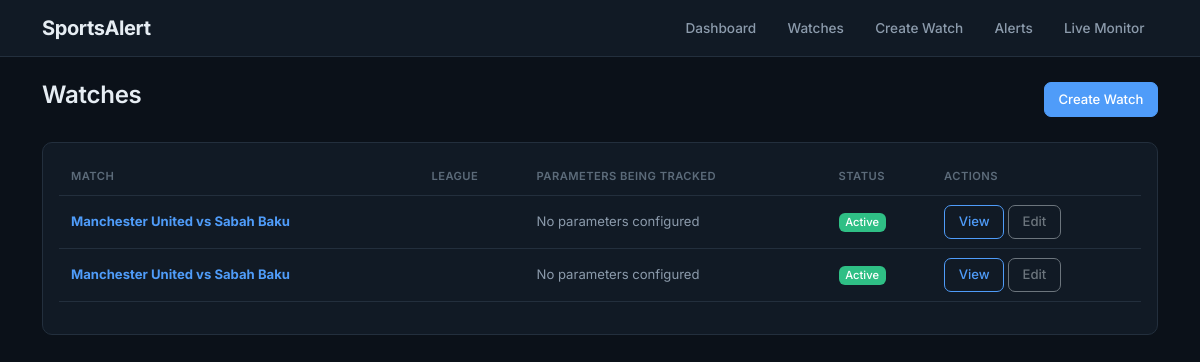
/watches/, run on the app's committed database.
### monitoring/models.py (models this page shows, shortened)
class Watch(models.Model):
    SPORT_CHOICES = (
        ('basketball', 'Basketball'),
        ('football', 'Football'),
    )
    sport = models.CharField(
        max_length=20,
        choices=SPORT_CHOICES
    )
    match_id = models.CharField(
        max_length=100
    )
    home_team = models.CharField(
        max_length=100,
        blank=True
    )
    away_team = models.CharField(
        max_length=100,
        blank=True
    )
    league = models.CharField(
        max_length=100,
        blank=True
    )
    active = models.BooleanField(
        default=True
    )
    monitoring_start = models.DateTimeField(
        null=True,
        blank=True,
        help_text="Time monitoring should begin"
    )
    monitoring_started = models.BooleanField(
        default=False
    )
    monitoring_finished = models.BooleanField(
        default=False
    )
    game_status = models.CharField(
        max_length=20,
        blank=True,
        default=""
    )
    elapsed_minutes = models.PositiveIntegerField(
        null=True,
        blank=True
    )
    last_polled = models.DateTimeField(
        null=True,
        blank=True
    )
    total_game_minutes = models.IntegerField(
        default=40
    )
    created_at = models.DateTimeField(
        auto_now_add=True
    )

### monitoring/views.py (the view)
class WatchListView(ListView):
    model = Watch
    template_name = "monitoring/watch_list.html"
    context_object_name = "watches"
    ordering = ["-created_at"]

### monitoring/templates/monitoring/watch_list.html (shortened to what this page needs)
{% extends "monitoring/base.html" %}
{% block content %}
<div class="d-flex justify-content-between align-items-center mb-4">
    <h1>Watches</h1>
    <a href="{% url 'watch-create' %}"
       class="btn btn-primary">
        Create Watch
    </a>
</div>
<div class="card shadow-sm">
    <div class="card-body">
        {% if watches %}
            <table class="table table-hover align-middle">
                <thead>
                    <tr>
                        <th>Match</th>
                        <th>League</th>
                        <th>Parameters Being Tracked</th>
                        <th>Status</th>
                        <th>Actions</th>
                    </tr>
                </thead>
                <tbody>
                    {% for watch in watches %}
                    <tr>
                        <td>
                            <a href="{% url 'watch-detail' watch.pk %}">
                                <strong>
                                    {{ watch.home_team }}
                                    vs
                                    {{ watch.away_team }}
                                </strong>
                            </a>
                        </td>
                        <td>
                        </td>
                        <td>
                            {% for parameter in watch.parameters.all %}
                                <div class="mb-2">
                                    <span class="badge bg-primary">
                                        {{ parameter.get_parameter_display }}
                                    </span>
                                    <small class="text-muted">
                                        Baseline:
                                        {{ parameter.baseline }}
                                        |
                                        Threshold:
                                        {{ parameter.threshold }}
                                    </small>
                                </div>
                            {% empty %}
                                <span class="text-muted">
                                    No parameters configured
                                </span>
                            {% endfor %}
                        </td>
                        <td>
                            {% if watch.active %}
                                <span class="badge bg-success">
                                    Active
                                </span>
                            {% else %}
                                <span class="badge bg-danger">
                                    Inactive
                                </span>
                            {% endif %}
                        </td>
                        <td>
                            <a href="{% url 'watch-detail' watch.pk %}"
                               class="btn btn-sm btn-outline-primary">
                                View
                            </a>
                            <a href="{% url 'watch-update' watch.pk %}"
                               class="btn btn-sm btn-outline-secondary">
                                Edit
                            </a>
                        </td>
                    </tr>
                    {% endfor %}
                </tbody>
            </table>
        {% else %}
            <div class="alert alert-info">
                No watches found.
            </div>
        {% endif %}
    </div>
</div>
{% endblock %}

### monitoring/templates/monitoring/base.html (style rules this page uses)
:root { --bg: #0b1119; --surface: #111a25; --surface-2: #16202c; --border: #232f3d; --text: #e6edf3; --text-muted: #8c9bac; --text-faint: #5c6b7a; --accent: #4f9cf9; --accent-dim: #1e3a5f; --green: #2fbf85; --red: #ef5350; --amber: #f2c94c; --radius: 10px; }
* { box-sizing: border-box; }
body { background: var(--bg); color: var(--text); font-family: 'Inter', -apple-system, BlinkMacSystemFont, sans-serif; font-size: 0.9rem; }
h1, h2, h3, h4, h5, h6 { color: var(--text); font-weight: 600; letter-spacing: -0.01em; }
h1 { font-size: 1.5rem; }
p, td, th, li, label { color: var(--text); }
a { color: var(--accent); text-decoration: none; }
.text-muted { color: var(--text-muted) !important; }
.card { background: var(--surface); border: 1px solid var(--border); border-radius: var(--radius); box-shadow: none !important; }
.card-body { padding: 1rem; }
.table { color: var(--text); font-size: 0.82rem; --bs-table-bg: transparent; }
.table thead th { color: var(--text-faint); font-size: 0.7rem; font-weight: 600; text-transform: uppercase; letter-spacing: 0.04em; border-bottom: 1px solid var(--border); padding: 0.6rem 0.75rem; }
.table td { border-color: var(--border); padding: 0.55rem 0.75rem; vertical-align: middle; }
.btn { font-size: 0.82rem; font-weight: 500; border-radius: 7px; padding: 0.4rem 0.85rem; }
.btn-primary { background: var(--accent); border-color: var(--accent); }
.btn-outline-primary { color: var(--accent); border-color: var(--accent); }
.badge { font-weight: 500; font-size: 0.7rem; padding: 0.32em 0.6em; }
.bg-success { background: var(--green) !important; }

### data on the page
Watch: home_team "Manchester United", away_team "Sabah Baku", active "Active"
Watch: home_team "Manchester United", away_team "Sabah Baku", active "Active"
